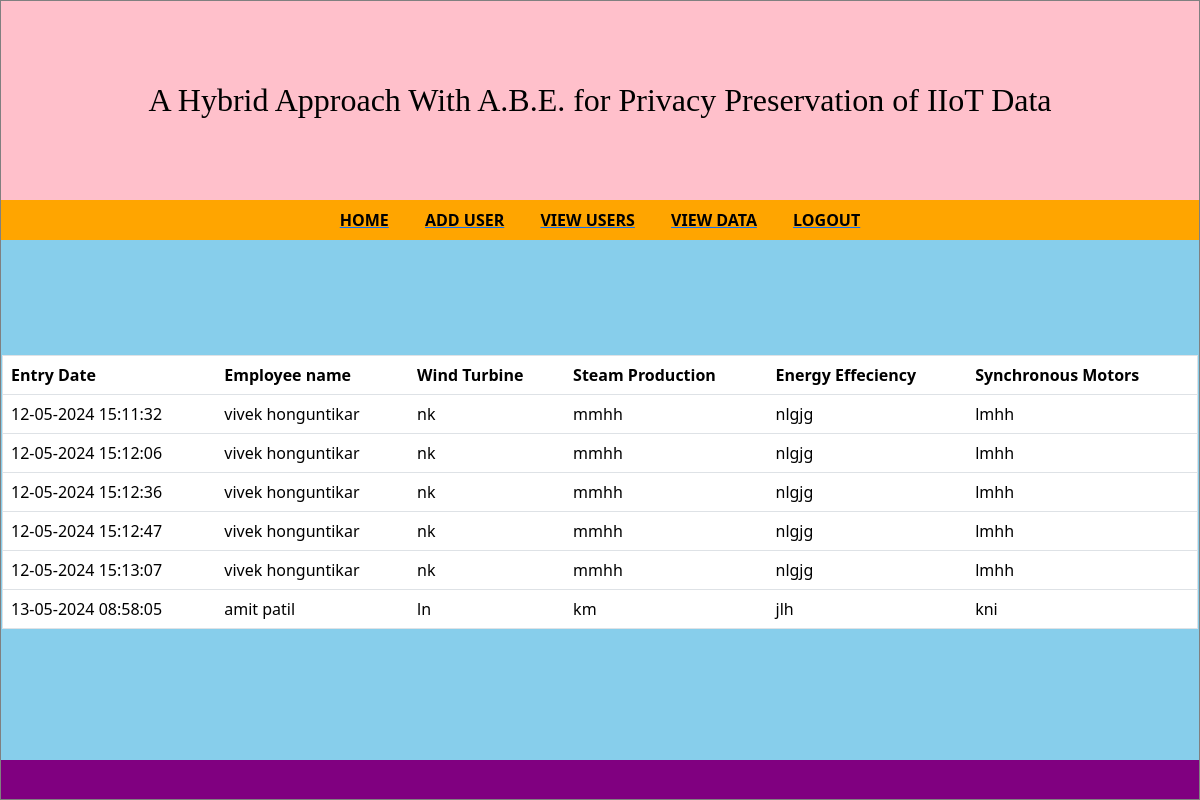
/abe/operatorviewdata/, run on the app's committed database.
### HYBRIDAPPROACHAPP/models.py (models this page shows)
class CompanyData(models.Model):
	windturbine=models.CharField(max_length=500,default='')
	steamproduction=models.CharField(max_length=500,default='')
	energyeffeciency=models.CharField(max_length=500,default='')
	synchronousmotors=models.CharField(max_length=500,default='')
	entrydate=models.CharField(max_length=500,default='')
	username=models.ForeignKey(UserRegister,on_delete=models.PROTECT)

class UserRegister(models.Model):
	firstname=models.CharField(max_length=200,default='')
	lastname=models.CharField(max_length=200,default='')
	gender=models.CharField(max_length=200,default='')
	dob=models.CharField(max_length=200,default='')
	emailid=models.CharField(max_length=200,default='')
	password=models.CharField(max_length=200,default='')
	mobilenumber=models.CharField(max_length=200,primary_key=True)

### HYBRIDAPPROACHAPP/views.py (the view)
# urls.py: path('operatorviewdata/', views.operatorviewdata),
def operatorviewdata(request):
	mydata=""
	if CompanyData.objects.all().exists():
		mydata=CompanyData.objects.all()
	return render(request,"abe/operatorviewdata.html",{"mydata":mydata})

### HYBRIDAPPROACHAPP/templates/abe/operatorviewdata.html (shortened to what this page needs)
<html>
    <head>
  <link href="https://cdn.jsdelivr.net/npm/bootstrap@5.3.3/dist/css/bootstrap.min.css" rel="stylesheet">
   </head>
     <body>
	 <table align="center" height="100%" width="100%" border="1">
	        <tr><td  style="background-color:pink;" height="25%">
                         <center>
                       <font face="Times New Roman" color="black" size="+3">
A Hybrid Approach With A.B.E. for Privacy Preservation of IIoT Data
            </font>
  </center>
          </td></tr>
	        <tr><td  style="background-color:orange;" height="5%">
            <table width="100%">
                <tr>
                  <td align="center">
                    <a href="/abe/operatorhome"><font color="black"><b>HOME</b></font></a>&emsp;&emsp;
                    <a href="/abe/advocateregister"><font color="black"><b>ADD USER</b></font></a>&emsp;&emsp;
                    <a href="/abe/operatoradvocatedisplay"><font color="black"><b>VIEW USERS</b></font></a>&emsp;&emsp;
                    <a href="/abe/operatorviewdata"><font color="black"><b>VIEW DATA</b></font></a>&emsp;&emsp;
                    <a href="/abe/"><font color="black"><b>LOGOUT</b></font></a>
                </td>
            </table>
          </td></tr>
	        <tr><td align="center" style="background-color:skyblue;" height="65%">
            <table border="1" class="table" align="center">
              <tr>
                <th>Entry Date</th>
                <th>Employee name</th>
                <th>Wind Turbine</th>
                <th>Steam Production</th>
                <th>Energy Effeciency</th>
                <th>Synchronous Motors</th>
              </tr>
              {%for md in mydata%}
              <tr>
                <td>{{md.entrydate}}</td>
                <td>{{md.username.firstname}} {{md.username.lastname}}</td>
                <td>{{md.windturbine}}</td>
                <td>{{md.steamproduction}}</td>
                <td>{{md.energyeffeciency}}</td>
                <td>{{md.synchronousmotors}}</td>
              {%endfor%}
              </tr>
            </table>
   </td></tr>
	         <tr><td style="background-color:purple;"></td></tr>
        </table>
  </body>
</html>

### data on the page
CompanyData: entrydate "12-05-2024 15:11:32", username.firstname "vivek", username.lastname "honguntikar", windturbine "nk", steamproduction "mmhh", energyeffeciency "nlgjg", synchronousmotors "lmhh"
CompanyData: entrydate "12-05-2024 15:12:06", username.firstname "vivek", username.lastname "honguntikar", windturbine "nk", steamproduction "mmhh", energyeffeciency "nlgjg", synchronousmotors "lmhh"
CompanyData: entrydate "12-05-2024 15:12:36", username.firstname "vivek", username.lastname "honguntikar", windturbine "nk", steamproduction "mmhh", energyeffeciency "nlgjg", synchronousmotors "lmhh"
CompanyData: entrydate "12-05-2024 15:12:47", username.firstname "vivek", username.lastname "honguntikar", windturbine "nk", steamproduction "mmhh", energyeffeciency "nlgjg", synchronousmotors "lmhh"
CompanyData: entrydate "12-05-2024 15:13:07", username.firstname "vivek", username.lastname "honguntikar", windturbine "nk", steamproduction "mmhh", energyeffeciency "nlgjg", synchronousmotors "lmhh"
CompanyData: entrydate "13-05-2024 08:58:05", username.firstname "amit", username.lastname "patil", windturbine "ln", steamproduction "km", energyeffeciency "jlh", synchronousmotors "kni"
